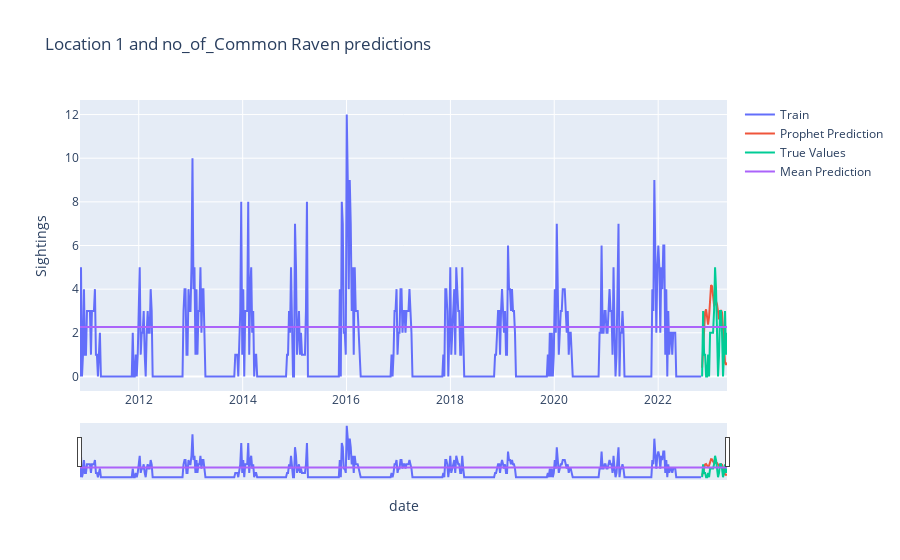

The notebook cell this image was saved under:
### Markdown cell above
It seems like in moste cases the mean performed better than our model, except for Clusters 0 4 and 6. This may be due to the bird species having low absolute observation numbers and will need to be investigated further.

We can plot the predictions for a random selection of location and species:

### Code cell
#Display plot for random selection of Location and Species

#Select random cluster (location) and random bird species
cluster = random.randint(0, 7)
selected_df = globals()[f'weekly_df_{cluster}']
bird = random.choice(selected_df.columns)

print(cluster)
print(bird)
#Create Plot
fig = go.Figure()
   
selected_train = globals()[f"train_{cluster}_{bird}"]
selected_test = globals()[f"test_{cluster}_{bird}"]
selected_pred = globals()[f"y_pred_{cluster}_{bird}"]
full_index = pd.concat([selected_train['ds'], selected_test['ds']])
baseline = globals()[f"baseline_{cluster}_{bird}"]


fig.add_trace(go.Scatter(x=selected_train['ds'], y=selected_train['y'], mode='lines', name="Train"))
fig.add_trace(go.Scatter(x=selected_test['ds'], y=selected_pred['yhat'], mode='lines', name="Prophet Prediction"))
fig.add_trace(go.Scatter(x=selected_test['ds'], y=selected_test['y'], mode='lines', name="True Values"))
fig.add_trace(go.Scatter(x=full_index, y=baseline, mode='lines', name="Mean Prediction"))

fig.update_layout(
    yaxis_title="Sightings", 
    xaxis_title="Date",
    title= (f' Location {cluster} and {bird} predictions')
)

# activate slider
fig.update_xaxes(rangeslider_visible=True, title = "date")


fig.show()

### Figure 1 — Plotly figure (JSON) as saved in the notebook; plotly's stock layout.template omitted (floating-point values rounded to 4 significant figures; data arrays with more than 128 entries replaced by an {"elided": "..."} marker saying what was removed)
{"data": [{"mode": "lines", "name": "Train", "type": "scatter", "x": {"elided": "625 str values"}, "y": {"elided": "625 int values"}}, {"mode": "lines", "name": "Prophet Prediction", "type": "scatter", "x": ["2022-11-06T00:00:00", "2022-11-13T00:00:00", "2022-11-20T00:00:00", "2022-11-27T00:00:00", "2022-12-04T00:00:00", "2022-12-11T00:00:00", "2022-12-18T00:00:00", "2022-12-25T00:00:00", "2023-01-01T00:00:00", "2023-01-08T00:00:00", "2023-01-15T00:00:00", "2023-01-22T00:00:00", "2023-01-29T00:00:00", "2023-02-05T00:00:00", "2023-02-12T00:00:00", "2023-02-19T00:00:00", "2023-02-26T00:00:00", "2023-03-05T00:00:00", "2023-03-12T00:00:00", "2023-03-19T00:00:00", "2023-03-26T00:00:00", "2023-04-02T00:00:00", "2023-04-09T00:00:00", "2023-04-16T00:00:00", "2023-04-23T00:00:00", "2023-04-30T00:00:00"], "y": [0.398, 1.099, 2.136, 2.949, 3.073, 2.658, 2.372, 2.734, 3.564, 4.183, 4.133, 3.631, 3.258, 3.288, 3.438, 3.301, 2.89, 2.619, 2.759, 3.044, 2.93, 2.208, 1.254, 0.6329, 0.5297, 0.6384]}, {"mode": "lines", "name": "True Values", "type": "scatter", "x": ["2022-11-06T00:00:00", "2022-11-13T00:00:00", "2022-11-20T00:00:00", "2022-11-27T00:00:00", "2022-12-04T00:00:00", "2022-12-11T00:00:00", "2022-12-18T00:00:00", "2022-12-25T00:00:00", "2023-01-01T00:00:00", "2023-01-08T00:00:00", "2023-01-15T00:00:00", "2023-01-22T00:00:00", "2023-01-29T00:00:00", "2023-02-05T00:00:00", "2023-02-12T00:00:00", "2023-02-19T00:00:00", "2023-02-26T00:00:00", "2023-03-05T00:00:00", "2023-03-12T00:00:00", "2023-03-19T00:00:00", "2023-03-26T00:00:00", "2023-04-02T00:00:00", "2023-04-09T00:00:00", "2023-04-16T00:00:00", "2023-04-23T00:00:00", "2023-04-30T00:00:00"], "y": [0, 3, 1, 1, 0, 0, 1, 0, 2, 2, 2, 2, 3, 5, 4, 2, 0, 1, 3, 3, 2, 0, 1, 3, 1, 2]}, {"mode": "lines", "name": "Mean Prediction", "type": "scatter", "x": {"elided": "651 str values"}, "y": {"elided": "651 float values"}}], "layout": {"autosize": true, "title": {"text": " Location 1 and no_of_Common Raven predictions"}, "xaxis": {"autorange": true, "range": ["2010-11-14", "2023-04-30"], "rangeslider": {"autorange": true, "range": ["2010-11-14", "2023-04-30"], "visible": true, "yaxis": {"_template": null, "rangemode": "match"}}, "title": {"text": "date"}, "type": "date"}, "yaxis": {"autorange": true, "range": [-0.6667, 12.67], "title": {"text": "Sightings"}, "type": "linear"}}}
